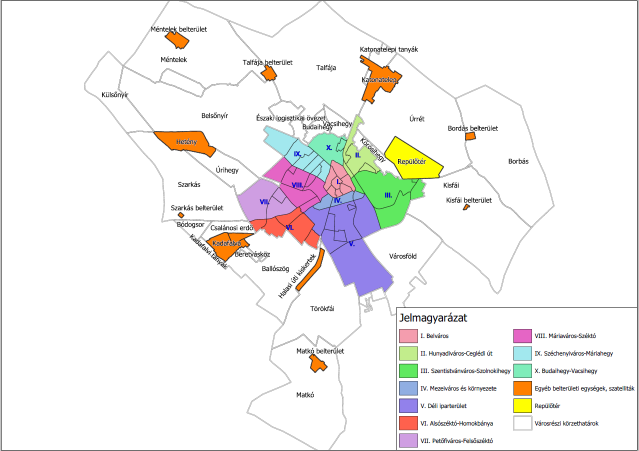
#> input picture data/neighborhoods/expansion-20261114/debrecen/figure71-p138-xref164.png, 1277 x 902 px (shown at 1/2 size)
$ python rural-build.py
#> lines starting #> are read from the running program, lines starting #| are printed output that depends on the picture; after the words box and inside, x2 and y2 are one past the last pixel; in counts of white or black regions, pixels touching at a corner belong together
#!/usr/bin/env python3
"""Coarse Kecskemét rural-part map outlines; deliberately approximate."""
from pathlib import Path
import hashlib,json
import numpy as np
from PIL import Image
from scipy.ndimage import binary_dilation,binary_fill_holes,label
from shapely.geometry import box, mapping
from shapely.ops import unary_union,transform
from pyproj import Transformer

OUT=Path(__file__).resolve().parent
ROOT=OUT.parents[3]
URL='https://kecskemet.hu/uploaded_files/files/document/2022-11/126_2021._%28XII.16%29_hatarozat_1._melleklete_II-es_kotet.pdf'
WHITE_SEEDS={
 'Méntelek':[275,90], 'Talfája':[510,104], 'Külsőnyír':[178,151],
 'Belsőnyír':[334,180], 'Budaihegy':[490,207], 'Vacsihegy':[525,196],
 'Északi logisztikai övezet':[464,185], 'Úrrét':[650,184], 'Borbás':[811,250],
 'Kisfái':[711,288], 'Törökfái':[503,480], 'Matkó':[480,615],
 'Úrihegy':[356,264], 'Szarkás':[295,290],
}
ORANGE_SEEDS={'Hetényegyháza':[289,219],'Kadafalva':[349,385],
              'Katonatelep':[593,126],'Halasi úti kiskertek':[487,425]}
CONTROL_PIXELS={'Méntelek':[279,62],'Talfája':[422,115],'Katonatelep':[593,126],
                'Hetényegyháza':[289,219],'Borbás':[738,214],'Matkó':[496,568],'Kadafalva':[349,385]}

def save(path,obj):path.write_text(json.dumps(obj,ensure_ascii=False,indent=2)+'\n')

def polygon(mask):
    # Compress each filled row into runs, then union pixel cells. Text/village
    # islands within a broader rural part are filled before contour extraction.
    mask=binary_fill_holes(mask)
    runs=[]
    for y,row in enumerate(mask):
        starts=np.flatnonzero(np.diff(np.r_[False,row,False].astype(int))==1)
        ends=np.flatnonzero(np.diff(np.r_[False,row,False].astype(int))==-1)
        runs.extend(box(int(a),y,int(b),y+1)for a,b in zip(starts,ends))
    return unary_union(runs).simplify(1.5,preserve_topology=True)

def pick(L,x,y):
    xx,yy=round(x*1.277),round(y*1.277)
    near=L[yy-10:yy+11,xx-10:xx+11]
    u,c=np.unique(near[near>0],return_counts=True)
    return int(u[np.argmax(c)])

def main():
    original=OUT/'figure71-p138-xref164.png'
    image=np.array(Image.open(original).convert('RGB'))
#> image is the input picture: shape (902, 1277, 3); mean R, G, B 242.5, 241, 239.7
    white_labels,_=label(~binary_dilation(image.min(axis=2)<240,iterations=1))
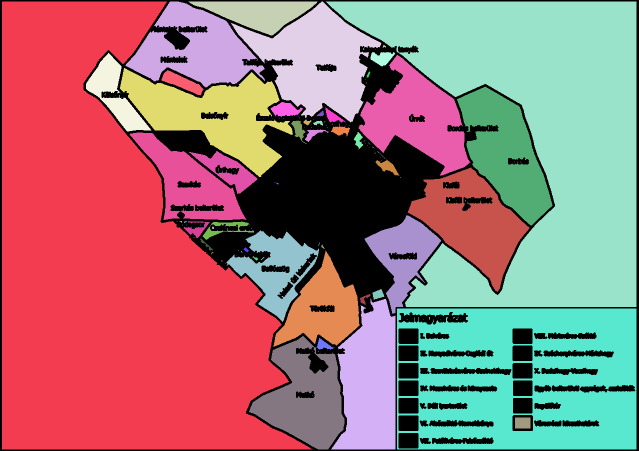
#> white_labels: shape (902, 1277) int32 (shown at 1/2 size); 224 distinct labels, from 0 to 223; one colour per label, 0 black
    orange=(image[:,:,0]>200)&(image[:,:,1]>60)&(image[:,:,1]<200)&(image[:,:,2]<100)
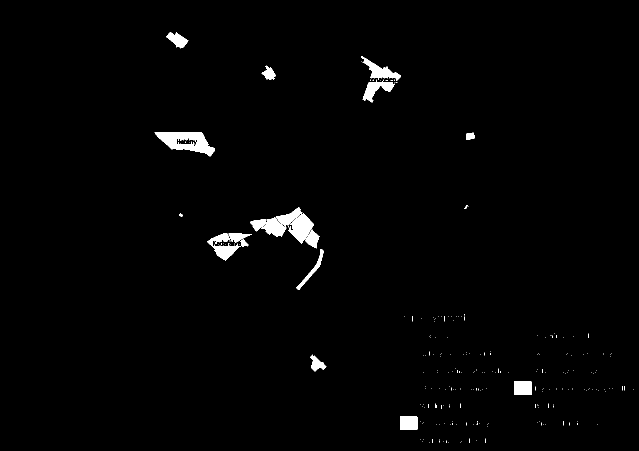
#> orange: shape (902, 1277) bool (shown at 1/2 size); 1.5% white; 243 white regions (224 under 20 px), largest, box (x1, y1, x2, y2) and area: (309, 264, 430, 313) 3046, (576, 427, 628, 488) 1678, (414, 466, 497, 522) 1607
    orange_labels,_=label(orange)
#> orange_labels: shape (902, 1277) int32; 248 distinct labels, from 0 to 247
#> (the run stopped early here; a loop or call above may not have finished)
